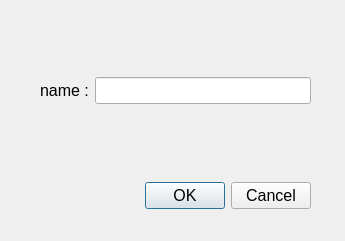
<?xml version="1.0" encoding="UTF-8"?>
<ui version="4.0">
 <class>get_name_dialog</class>
 <widget class="QDialog" name="get_name_dialog">
  <property name="geometry">
   <rect>
    <x>0</x>
    <y>0</y>
    <width>345</width>
    <height>241</height>
   </rect>
  </property>
  <property name="font">
   <font>
    <pointsize>12</pointsize>
   </font>
  </property>
  <property name="windowTitle">
   <string>input name</string>
  </property>
  <widget class="QDialogButtonBox" name="buttonBox">
   <property name="geometry">
    <rect>
     <x>70</x>
     <y>180</y>
     <width>241</width>
     <height>32</height>
    </rect>
   </property>
   <property name="orientation">
    <enum>Qt::Horizontal</enum>
   </property>
   <property name="standardButtons">
    <set>QDialogButtonBox::Cancel|QDialogButtonBox::Ok</set>
   </property>
  </widget>
  <widget class="QWidget" name="">
   <property name="geometry">
    <rect>
     <x>40</x>
     <y>60</y>
     <width>271</width>
     <height>61</height>
    </rect>
   </property>
   <layout class="QHBoxLayout" name="horizontalLayout">
    <item>
     <widget class="QLabel" name="label">
      <property name="text">
       <string>name :</string>
      </property>
     </widget>
    </item>
    <item>
     <widget class="QLineEdit" name="lineEdit"/>
    </item>
   </layout>
  </widget>
 </widget>
 <resources/>
 <connections>
  <connection>
   <sender>buttonBox</sender>
   <signal>accepted()</signal>
   <receiver>get_name_dialog</receiver>
   <slot>accept()</slot>
   <hints>
    <hint type="sourcelabel">
     <x>248</x>
     <y>254</y>
    </hint>
    <hint type="destinationlabel">
     <x>157</x>
     <y>274</y>
    </hint>
   </hints>
  </connection>
  <connection>
   <sender>buttonBox</sender>
   <signal>rejected()</signal>
   <receiver>get_name_dialog</receiver>
   <slot>reject()</slot>
   <hints>
    <hint type="sourcelabel">
     <x>316</x>
     <y>260</y>
    </hint>
    <hint type="destinationlabel">
     <x>286</x>
     <y>274</y>
    </hint>
   </hints>
  </connection>
 </connections>
</ui>
